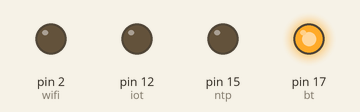
Recording of a sketch running on a simulated Arduino Uno, built with avr-gcc and run on an emulated ATmega328P. Shown: output pins drawn as LEDs (lit = HIGH).

Above: at 0.05 s.
At 0.25 s:
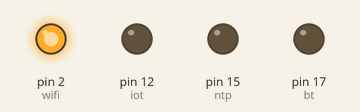
At 0.75 s:
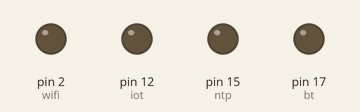
At 1.45 s:
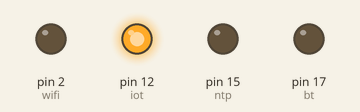
At 2.85 s:
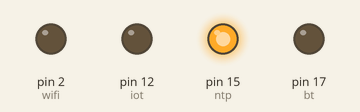
Timing chart, 0 to 3.1 s (numbered marks = the images above):
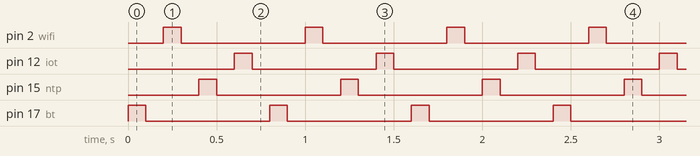

Measured:
- by itself, pin 2 (wifi), pin 12 (iot), pin 15 (ntp), pin 17 (bt): alternates HIGH for 0.10 s and LOW for 0.70 s

The sketch:

lab1-2.ino
```cpp
int bt = 17 ;
int wifi = 2 ;
int ntp = 15 ;
int iot = 12 ;

void setup() {
  pinMode(bt,OUTPUT);
  pinMode(iot,OUTPUT);
  pinMode(ntp,OUTPUT);
  pinMode(wifi,OUTPUT);
}

void loop() {
  digitalWrite(bt,HIGH);
  delay(100);
  digitalWrite(bt,LOW);
  delay(100);
  digitalWrite(wifi,HIGH);
  delay(100);
  digitalWrite(wifi,LOW);
  delay(100);
  digitalWrite(ntp,HIGH);
  delay(100);
  digitalWrite(ntp,LOW);
  delay(100);
  digitalWrite(iot,HIGH);
  delay(100);
  digitalWrite(iot,LOW);
  delay(100);

}
```
